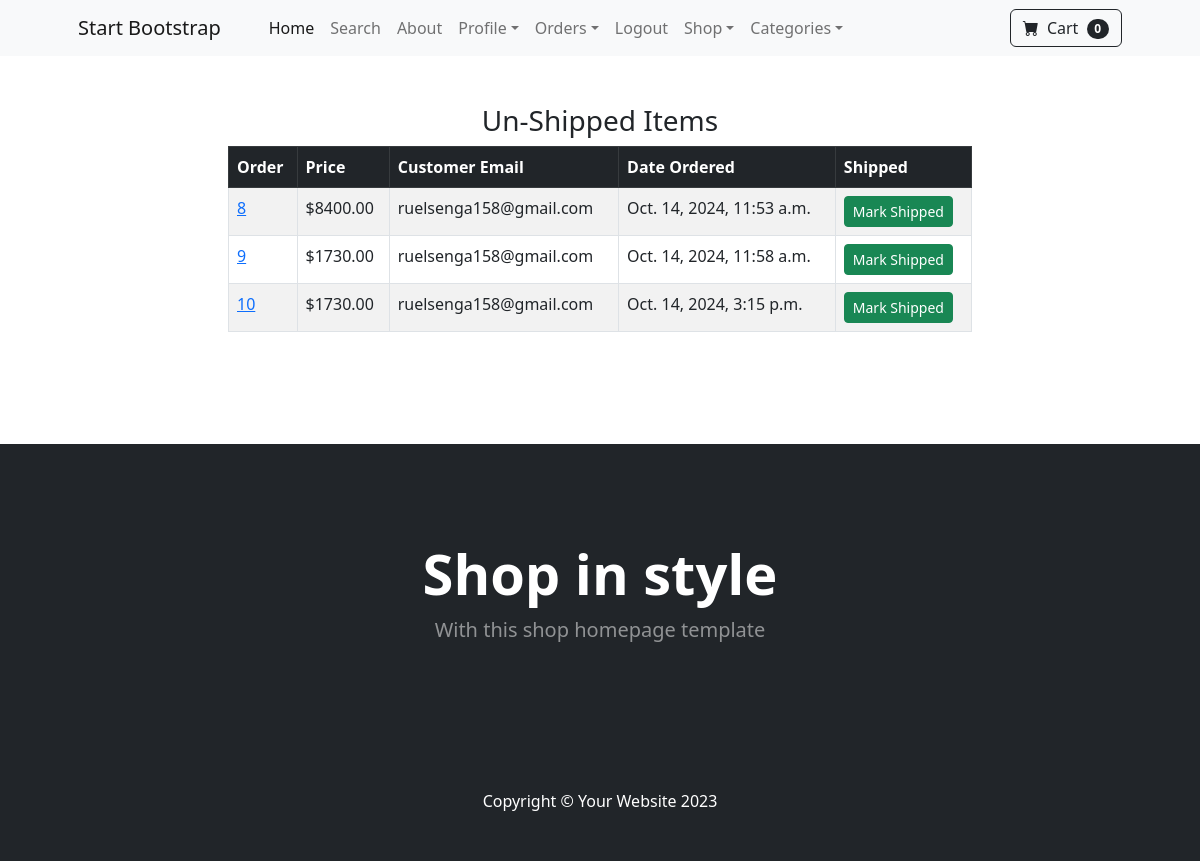
Page /payment/not_shipped_dash (signed in) on the committed database.
### payment/models.py (models this page shows, shortened)
class Order(models.Model):
	user = models.ForeignKey(User, on_delete=models.CASCADE, null=True, blank=True)
	full_name = models.CharField(max_length=250)
	email = models.EmailField(max_length=250)
	shipping_address = models.TextField(max_length=15000)
	amount_paid = models.DecimalField(max_digits=7, decimal_places=2)
	date_ordered = models.DateTimeField(auto_now_add=True)
	shipped = models.BooleanField(default=False)
	date_shipped = models.DateTimeField(blank=True, null=True)

### payment/views.py (the view, shortened to what this page needs)
# urls.py: path('not_shipped_dash', views.not_shipped_dash, name="not_shipped_dash"),
def not_shipped_dash(request):
	if request.user.is_authenticated and request.user.is_superuser:
		orders = Order.objects.filter(shipped=False)
		return render(request, "payment/not_shipped_dash.html", {"orders":orders})
	else:
		messages.success(request, "Access Denied")
		return redirect('home')

### cart/cart.py (called while the page is built)
    def __len__(self):
        return len(self.cart)

### cart/context_processors.py (called while the page is built)
def cart(request):
    return{'cart': Cart(request)}

### store/context_processors.py (called while the page is built)
def categories(request):
    return {
        'categories': Category.objects.all()
    }

### payment/templates/payment/not_shipped_dash.html (shortened to what this page needs)
{% extends 'base.html' %}
{% block content %}
        <div class="container">
        	<div class="row">
        		<center>
        			<div class="col-8">
        				<br/><br/>
<h3>Un-Shipped Items</h3>
<table class="table table-striped table-hover table-bordered">
  <thead class="table-dark">
    <tr>
      <th scope="col">Order</th>
      <th scope="col">Price</th>
      <th scope="col">Customer Email</th>
      <th scope="col">Date Ordered</th>
      <th scope="col">Shipped</th>
    </tr>
  </thead>
  <tbody>
  	{% for item in orders %}
    <tr>
      <td><a href="{% url 'orders' item.id %}">{{ item.id }}</a></td>
      <td>${{ item.amount_paid }}</td>
      <td>{{ item.email }}</td>
      <td>{{ item.date_ordered }}</td>
      <td>
        <form method="POST">
          <button type="Submit" class="btn btn-success btn-sm">Mark Shipped</button>
        </form>
      </td>
    </tr>
    {% endfor %}
  </tbody>
</table>
<br/><br/>
<br/><br/>
        			</div>
        		</center>
        	</div>
        </div>
{% endblock %}

### store/templates/base.html (shortened to what this page needs)
{%load static %}
<!DOCTYPE html>
<html lang="en">
    <head>
        <link href="https://cdn.jsdelivr.net/npm/bootstrap-icons@1.5.0/font/bootstrap-icons.css" rel="stylesheet" />
        <link href="{%static 'css/styles.css' %}" rel="stylesheet" />
    </head>
    <body>
       {% include 'navbar.html'%}
       {% block content%}
       {%endblock%}
        <header class="bg-dark py-5">
            <div class="container px-4 px-lg-5 my-5">
                <div class="text-center text-white">
                    <h1 class="display-4 fw-bolder">Shop in style</h1>
                    <p class="lead fw-normal text-white-50 mb-0">With this shop homepage template</p>
                </div>
            </div>
        </header>
        <footer class="py-5 bg-dark">
            <div class="container"><p class="m-0 text-center text-white">Copyright &copy; Your Website 2023</p></div>
        </footer>
    </body>
</html>

### store/templates/navbar.html (shortened to what this page needs)
 <nav class="navbar navbar-expand-lg navbar-light bg-light">
    <div class="container px-4 px-lg-5">
        <a class="navbar-brand" href="#!">Start Bootstrap</a>
        <div class="collapse navbar-collapse" id="navbarSupportedContent">
            <ul class="navbar-nav me-auto mb-2 mb-lg-0 ms-lg-4">
                <li class="nav-item"><a class="nav-link active" aria-current="page" href="{% url 'home' %}">Home</a></li>
                <li class="nav-item"><a class="nav-link" href="{% url 'search'%}">Search</a></li>
                <li class="nav-item"><a class="nav-link" href="{% url 'about'%}">About</a></li>
               {%if user.is_authenticated%}
               <li class="nav-item dropdown">
                <a class="nav-link dropdown-toggle" id="navbarDropdown" href="#" role="button" data-bs-toggle="dropdown" aria-expanded="false">Profile</a>
            </li>
{% if user.is_authenticated%}
<li class="nav-item dropdown">
    <a class="nav-link dropdown-toggle" id="navbarDropdown" href="#" role="button" data-bs-toggle="dropdown" aria-expanded="false">Orders</a>
</li>
{%endif%}
               <li class="nav-item"><a class="nav-link" href="{% url 'logout' %}">Logout</a></li>
                {% else %}
                   <li class="nav-item"><a class="nav-link" href="{% url 'login' %}">Login</a></li>
                   <li class="nav-item"><a class="nav-link" href="{% url 'register' %}">Register</a></li>
                {% endif %}
                <li class="nav-item dropdown">
                    <a class="nav-link dropdown-toggle" id="navbarDropdown" href="#" role="button" data-bs-toggle="dropdown" aria-expanded="false">Shop</a>
                </li>
                <li class="nav-item dropdown">
                    <a class="nav-link dropdown-toggle" id="navbarDropdown" href="#" role="button" data-bs-toggle="dropdown" aria-expanded="false">Categories</a>
                </li>
            </ul>
            <form class="d-flex">
                <a href="{% url 'cart_summary' %}" class="btn btn-outline-dark"><i class="bi-cart-fill me-1"></i>
                            Cart
            <span class="badge bg-dark text-white ms-1 rounded-pill" id="cart_quantity">{{ cart|length }}
</span></a>
            </form>
        </div>
    </div>
</nav>

### rows in the picture
Order: id "8", amount_paid "8400.00", email "ruelsenga158@gmail.com", date_ordered "Oct. 14, 2024, 11:53 a.m."
Order: id "9", amount_paid "1730.00", email "ruelsenga158@gmail.com", date_ordered "Oct. 14, 2024, 11:58 a.m."
Order: id "10", amount_paid "1730.00", email "ruelsenga158@gmail.com", date_ordered "Oct. 14, 2024, 3:15 p.m."

### other values in the picture
{{ cart|length }} "0"
